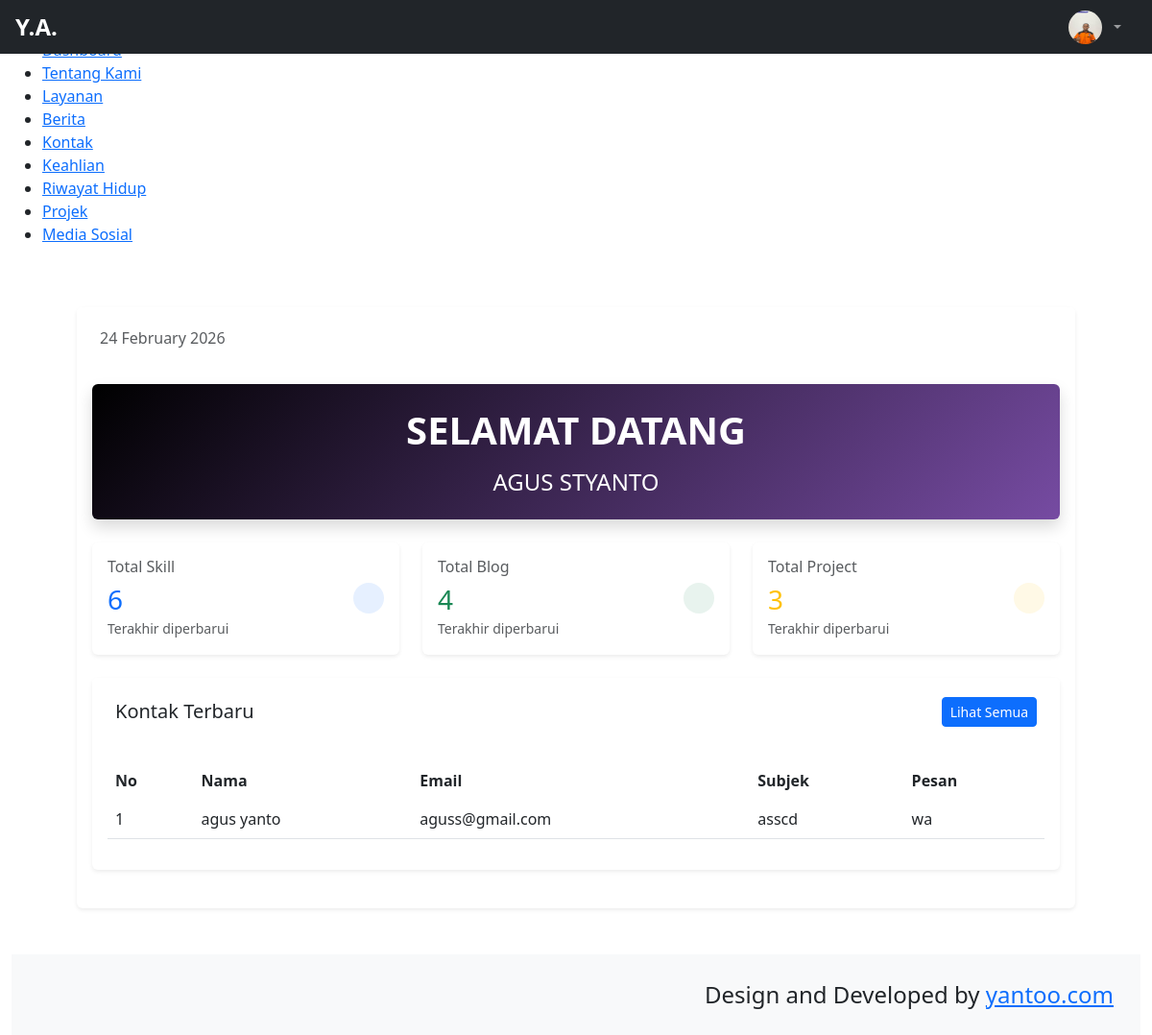
/backend/pages/dashboard/index.php (signed in), run on the app's committed database.
### tables this page shows
CREATE TABLE `abouts` (
  `id` bigint NOT NULL,
  `name` varchar(255) NOT NULL,
  `bron` date NOT NULL,
  `address` text NOT NULL,
  `zip_code` int NOT NULL,
  `email` varchar(255) NOT NULL,
  `phone` varchar(255) NOT NULL,
  `total_project` int NOT NULL,
  `work` varchar(255) NOT NULL,
  `image` text NOT NULL,
  `description` text NOT NULL
);

CREATE TABLE `contacts` (
  `id` bigint NOT NULL,
  `name` varchar(255) NOT NULL,
  `email` varchar(255) NOT NULL,
  `phone` varchar(255) NOT NULL,
  `subject` varchar(255) NOT NULL,
  `massage` text NOT NULL
);

### backend/pages/dashboard/index.php (the view, shortened to what this page needs)
<!DOCTYPE html>
<html lang="en">
<?php include '../../partials/header.php'; ?>
<body>
  <div class="container-scroller">
    <?php include '../../partials/navbar.php'; ?>
    <div class="container-fluid page-body-wrapper">
      <?php include '../../partials/sidebar.php'; ?>
      <div class="" id="layoutSidenav_content">
        <div class="main-panel">
          <div class="content-wrapper" style="padding-left: 20px; padding-right: 20px;">
            <div class="row p-5">
              <div class="col-12">
                <div class="card border-0 shadow-sm hover-shadow">
                  <div class="card-header bg-white d-flex align-items-center justify-content-between border-0">
                    <span class="text-muted"><i class="mdi mdi-calendar mr-1"></i><?= date('d F Y') ?></span>
                  </div>
                  <div class="card-body">
                    <div class="row">
                      <div class="col-md-12 mb-4">
                        <div class="card bg-gradient-primary text-white border-0 shadow">
                          <div class="card-body text-center py-4">
                            <h1 class="fw-bold mb-3"><i class="mdi mdi-hand-wave mr-2"></i>SELAMAT DATANG</h1>
                            <p class="mb-0 text-uppercase h4">Agus Styanto</p>
                          </div>
                        </div>
                      </div>
                      <div class="col-md-4 mb-4">
                        <div class="card border-0 shadow-sm h-100 hover-shadow">
                          <div class="card-body">
                            <div class="d-flex justify-content-between align-items-center">
                              <div>
                                <h6 class="text-muted mb-2">Total Skill</h6>
                                <?php
                                $qCountskill = "SELECT COUNT(*) as total FROM skills";
                                $resCountskill = mysqli_query($connect, $qCountskill);
                                $totalskill = mysqli_fetch_object($resCountskill)->total;
                                ?>
                                <h3 class="mb-0 text-primary"><?= $totalskill ?></h3>
                                <small class="text-muted">Terakhir diperbarui</small>
                              </div>
                              <div class="bg-primary bg-opacity-10 p-3 rounded-circle">
                              </div>
                            </div>
                          </div>
                        </div>
                      </div>
                      <div class="col-md-4 mb-4">
                        <div class="card border-0 shadow-sm h-100 hover-shadow">
                          <div class="card-body">
                            <div class="d-flex justify-content-between align-items-center">
                              <div>
                                <h6 class="text-muted mb-2">Total Blog</h6>
                                <?php
                                $qCountBlog = "SELECT COUNT(*) as total FROM blogs";
                                $resCountBlog = mysqli_query($connect, $qCountBlog);
                                $totalBlog = mysqli_fetch_object($resCountBlog)->total;
                                ?>
                                <h3 class="mb-0 text-success"><?= $totalBlog ?></h3>
                                <small class="text-muted">Terakhir diperbarui</small>
                              </div>
                              <div class="bg-success bg-opacity-10 p-3 rounded-circle">
                              </div>
                            </div>
                          </div>
                        </div>
                      </div>
                      <div class="col-md-4 mb-4">
                        <div class="card border-0 shadow-sm h-100 hover-shadow">
                          <div class="card-body">
                            <div class="d-flex justify-content-between align-items-center">
                              <div>
                                <h6 class="text-muted mb-2">Total Project</h6>
                                <?php
                                $qCountProject = "SELECT COUNT(*) as total FROM projects";
                                $resCountProject = mysqli_query($connect, $qCountProject);
                                $totalProject = mysqli_fetch_object($resCountProject)->total;
                                ?>
                                <h3 class="mb-0 text-warning"><?= $totalProject ?></h3>
                                <small class="text-muted">Terakhir diperbarui</small>
                              </div>
                              <div class="bg-warning bg-opacity-10 p-3 rounded-circle">
                              </div>
                            </div>
                          </div>
                        </div>
                      </div>
                      <div class="col-md-12 mb-4">
                        <div class="card border-0 shadow-sm">
                          <div class="card-header bg-white d-flex justify-content-between align-items-center border-0">
                            <h5 class="mb-0"><i class="mdi mdi-email-outline mr-2 text-primary"></i>Kontak Terbaru</h5>
                            <a href="../contact/index.php" class="btn btn-sm btn-primary">
                              <i class="mdi mdi-arrow-right mr-1"></i>Lihat Semua
                            </a>
                          </div>
                          <div class="card-body">
                            <div class="table-responsive">
                              <table class="table table-hover">
                                <thead class="bg-light">
                                  <tr>
                                    <th class="border-0">No</th>
                                    <th class="border-0">Nama</th>
                                    <th class="border-0">Email</th>
                                    <th class="border-0">Subjek</th>
                                    <th class="border-0">Pesan</th>
                                  </tr>
                                </thead>
                                <tbody>
                                  <?php
                                  $qContact = "SELECT * FROM contacts ORDER BY id DESC LIMIT 5";
                                  $resContact = mysqli_query($connect, $qContact);
                                  if ($resContact && $resContact->num_rows > 0) {
                                    $no = 1;
                                    while ($contact = $resContact->fetch_object()) {
                                      $name = isset($contact->name) ? htmlspecialchars($contact->name) : '-';
                                      $email = isset($contact->email) ? htmlspecialchars($contact->email) : '-';
                                      $subject = isset($contact->subject) ? htmlspecialchars($contact->subject) : '-';
                                      $massage = isset($contact->massage) ? htmlspecialchars($contact->massage) : '-';
                                      $shortMassage = strlen($massage) > 50 ? substr($massage, 0, 50) . '...' : $massage;
                                      echo "<tr>
                                        <td>$no</td>
                                        <td>$name</td>
                                        <td>$email</td>
                                        <td>$subject</td>
                                        <td>$shortMassage</td>
                                      </tr>";
                                      $no++;
                                    }
                                  } else {
                                    echo "<tr><td colspan='5' class='text-center py-4'>
                                      <i class='mdi mdi-information-outline mr-2'></i>Tidak ada data kontak
                                    </td></tr>";
                                  }
                                  ?>
                                </tbody>
                              </table>
                            </div>
                          </div>
                        </div>
                      </div>
                    </div>
                  </div>
                </div>
              </div>
            </div>
          </div>
          <?php include '../../partials/footer.php'; ?>
        </div>
      </div>
    </div>
  </div>
  <?php include '../../partials/script.php'; ?>
</body>
</html>

### backend/partials/navbar.php (shortened to what this page needs)
    <?php
        $qAbout = "SELECT * FROM abouts";
        $result = mysqli_query($connect, $qAbout) or die(mysqli_error($connect));
        $item = $result->fetch_object();
    ?>
    <body class="sb-nav-fixed">
        <nav class="sb-topnav navbar navbar-expand navbar-dark bg-dark ">
 <a class="navbar-brand ps-3 d-flex align-items-center gap-2" href="index.php">
    <span class="fw-bold fs-4">Y.A.</span>
</a>
            <ul class="navbar-nav ms-auto ms-md-0 me-3 me-lg-4">
                <li class="nav-item dropdown">
                    <a class="nav-link dropdown-toggle d-flex align-items-center gap-2" id="navbarDropdown" href="#" role="button"
                    data-bs-toggle="dropdown" aria-expanded="false">
                        <img src="../../../storages/about/<?= $item->image ?>" alt="Profile"
                            width="35" height="35" class="rounded-circle" />
                    </a>
                </li>
            </ul>
        </nav>

### backend/partials/header.php (style rules this page uses)
html, body { margin: 0; padding: 0; overflow-x: hidden; }

### backend/pages/dashboard/index.php (style rules this page uses)
.bg-gradient-primary { background: linear-gradient(135deg, #000000ff 0%, #764ba2 100%) !important; }
.card-header { padding: 1.25rem 1.5rem; }
.bg-light { background-color: #f8f9fa !important; }

### data on the page
abouts: image (picture)
contacts: name "agus yanto", email "aguss@gmail.com", subject "asscd", massage "wa"

### other printed values
$totalskill "6"
$totalBlog "4"
$totalProject "3"
